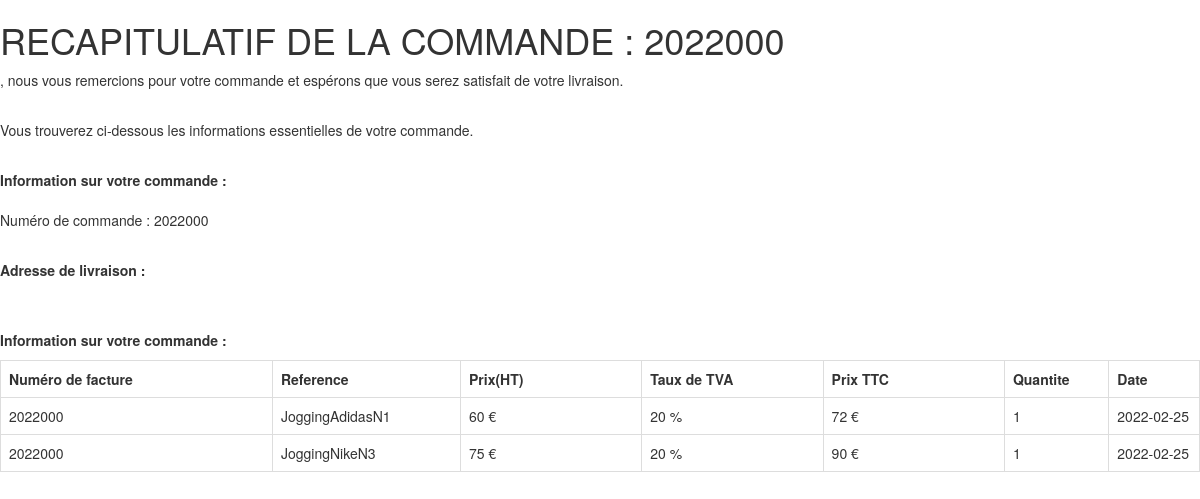
/espace_client/ConsultationCommande.php?num_facture=2022000, run on the app's committed database.
### tables this page shows
CREATE TABLE `factures` (
  `id_facture` int(11) NOT NULL,
  `num_facture` varchar(10) NOT NULL,
  `id_client` varchar(20) NOT NULL,
  `prix` int(11) NOT NULL,
  `reference` varchar(50) NOT NULL,
  `quantite` int(11) NOT NULL,
  `date` date NOT NULL DEFAULT current_timestamp()
);

CREATE TABLE `products` (
  `id` int(11) NOT NULL,
  `marque` varchar(255) NOT NULL,
  `image` text NOT NULL,
  `reference` text NOT NULL,
  `description` text NOT NULL,
  `couleur` text NOT NULL,
  `taille` text NOT NULL,
  `categorie` varchar(11) NOT NULL,
  `sous_categorie` varchar(255) NOT NULL,
  `nombre_stock` int(11) NOT NULL DEFAULT 1,
  `poids` int(11) NOT NULL DEFAULT 0,
  `prix_achat_HT` float NOT NULL,
  `prix_vente_HT` float NOT NULL DEFAULT 0,
  `priceTTC` float NOT NULL,
  `tauxTVA` float NOT NULL,
  `remise` int(11) NOT NULL DEFAULT 0
);

### espace_client/ConsultationCommande.php (the view, shortened to what this page needs)
<?php
require("../src/connect.php");
$num_facture = $_GET["num_facture"];
$requser2 = $db->prepare("SELECT * FROM factures WHERE num_facture = ?");
$requser2->execute(array($num_facture));
$facture = $requser2->fetchAll();
$requser = $db->prepare("SELECT * FROM membres WHERE email = ?");
$requser->execute(array($_SESSION['user']));
$user = $requser->fetch();
$civil = $user["civilité"];
$nom = $user["nom"];
?>
<!DOCTYPE html>
<html lang="fr">
    <head>
		<link rel="stylesheet" href="https://maxcdn.bootstrapcdn.com/bootstrap/3.3.6/css/bootstrap.min.css" />
    </head>
    <body>
        <h1>RECAPITULATIF DE LA COMMANDE : <?= $num_facture?></h1>
        <p><?= $civil ?> <?= $nom?>, nous vous remercions pour votre commande et espérons que vous serez satisfait de votre livraison.</p><br>
        <p>Vous trouverez ci-dessous les informations essentielles de votre commande. </p><br>
        <strong><p>Information sur votre commande :  <br></strong>
        <br>Numéro de commande : <?= $num_facture;?>
        </p><br>
        <strong><p>Adresse de livraison :  <br></strong>
        <br> <?= $user["adresse_livraison"];?>
        </p><br>
        <strong> <p>Information sur votre commande :  <br></strong>
        <table class="table table-bordered" >
            <tr>
                <th width="15%">Numéro de facture </th>
                <th width="10%">Reference</th>
                <th width="10%">Prix(HT)</th>
                <th width="10%">Taux de TVA</th>
                <th width="10%">Prix TTC</th>
                <th width="5%">Quantite</th>
                <th width="5%">Date</th>
            </tr>
            <?php foreach($facture as $keys => $values)
            {
                $requarticle = $db->prepare("SELECT * FROM products WHERE reference = ?");
                $requarticle->execute(array($values["reference"]));
                $article = $requarticle->fetch();
                ?>
            <tr>
                <td><?= $values["num_facture"];?></td>
                <td><?= $values["reference"];?></td>
                <td><?= $article["prix_vente_HT"];?> €</td>
                <td><?= $article["tauxTVA"];?> %</td>
                <td><?= $article["priceTTC"];?> €</td>
                <td><?= $values["quantite"];?></td>
                <td><?= $values["date"];?> </td>
            </tr>
            <?php } ?>
        </table>
    </body>
</html>

### data on the page
factures: num_facture "2022000", reference "JoggingAdidasN1", products.prix_vente_HT "60", products.tauxTVA "20", products.priceTTC "72", quantite "1", date "2022-02-25"
factures: num_facture "2022000", reference "JoggingNikeN3", products.prix_vente_HT "75", products.tauxTVA "20", products.priceTTC "90", quantite "1", date "2022-02-25"

### other printed values
$num_facture "2022000"
